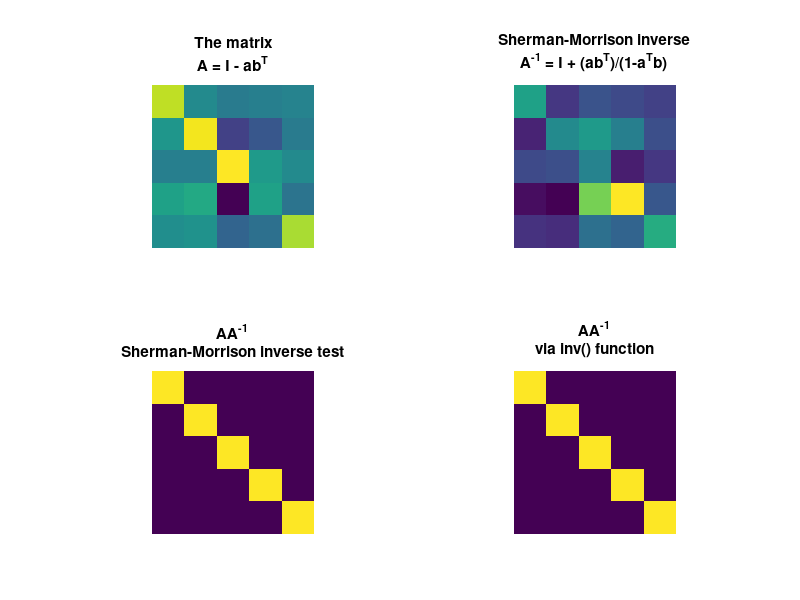

This chart was generated by the following MATLAB code:
%% Code challenge from video 118

clear, clc

%% Prove and demonstrate the Sherman-Morrison inverse

% vectors 
m = 5;
a = randn(m,1);
b = randn(m,1);

% matrix and inverse
A   = eye(m) - a*b';
inA = eye(m) + (a*b')/(1-a'*b);

test1 = A*inA;  % = (eye(m) - a*b')*(eye(m) + (a*b')/(1-a'*b))
test2 = A*inv(A);

% failure condition if a'b = 1
a2 = a/norm(a);
b2 = a2;

inA2 = eye(m) + (a2*b2')/(1-a2'*b2);
test3 = A*inA2;

%% some plotting

figure(1), clf
subplot(221);
imagesc(A);
axis image, axis off
title({'The matrix';'A = I - ab^T'});

subplot(222);
imagesc(inA);
axis image, axis off
title({'Sherman-Morrison inverse';'A^{-1} = I + (ab^T)/(1-a^Tb)'});

subplot(223);
imagesc(test1);
axis image, axis off
title({'AA^{-1}';'Sherman-Morrison inverse test'});

subplot(224);
imagesc(test2);
axis image, axis off
title({'AA^{-1}';'via inv() function'});
